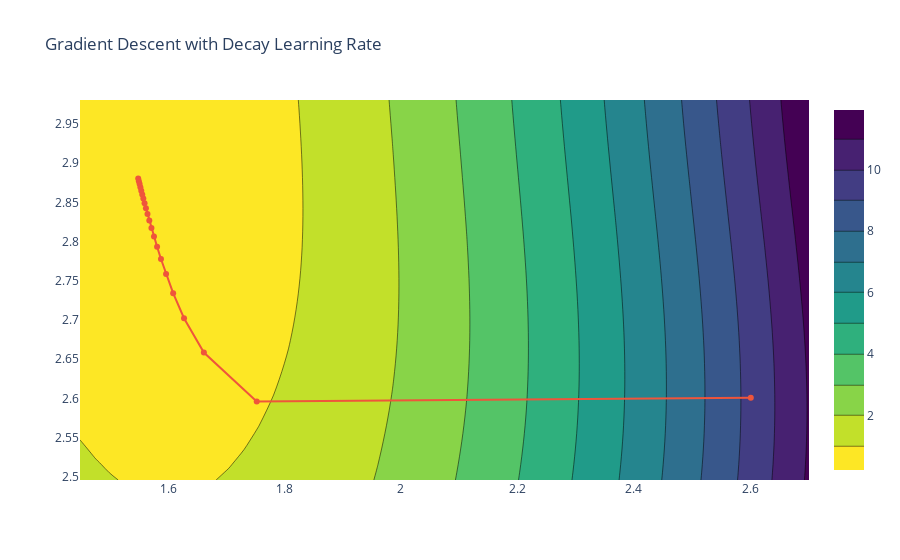

The notebook cell this image was saved under:
### Code cell
contour_plot('Gradient Descent with Decay Learning Rate', thetas_decay, average_squared_loss, sin_model, x, y)
